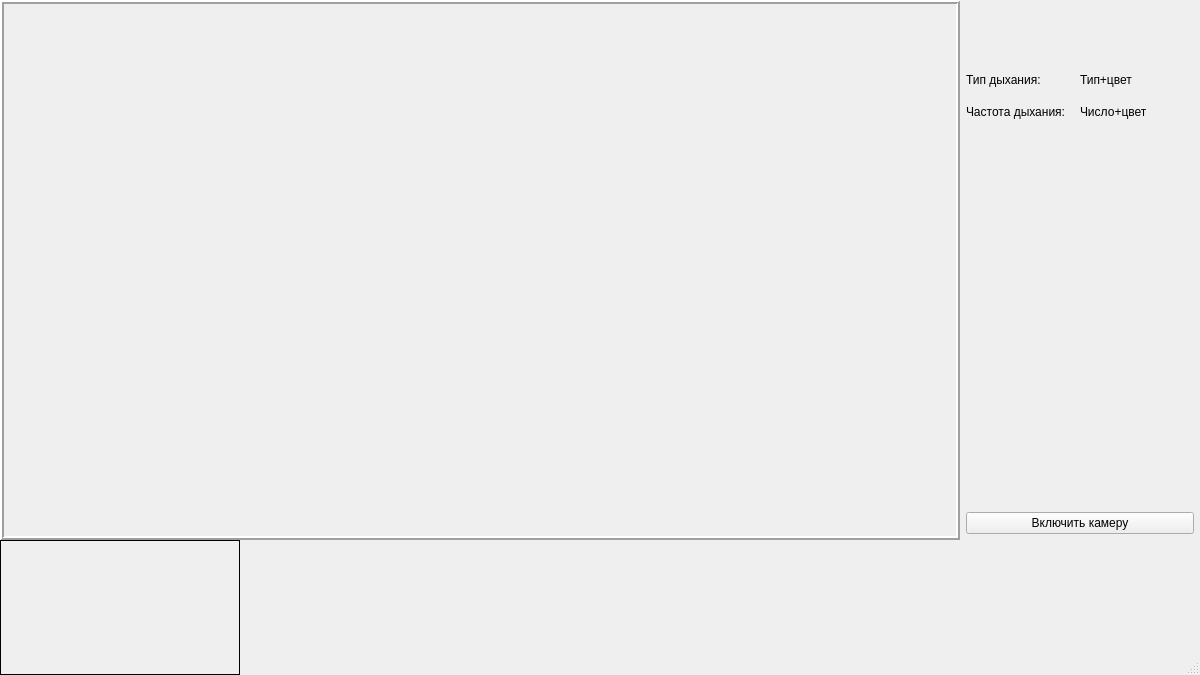
<?xml version="1.0" encoding="UTF-8"?>
<ui version="4.0">
 <class>MainWindow</class>
 <widget class="QMainWindow" name="MainWindow">
  <property name="geometry">
   <rect>
    <x>0</x>
    <y>0</y>
    <width>1200</width>
    <height>675</height>
   </rect>
  </property>
  <property name="sizePolicy">
   <sizepolicy hsizetype="Fixed" vsizetype="Fixed">
    <horstretch>0</horstretch>
    <verstretch>0</verstretch>
   </sizepolicy>
  </property>
  <property name="minimumSize">
   <size>
    <width>1200</width>
    <height>675</height>
   </size>
  </property>
  <property name="maximumSize">
   <size>
    <width>1200</width>
    <height>675</height>
   </size>
  </property>
  <property name="windowTitle">
   <string>MainWindow</string>
  </property>
  <widget class="QWidget" name="centralwidget">
   <property name="sizePolicy">
    <sizepolicy hsizetype="Preferred" vsizetype="Preferred">
     <horstretch>0</horstretch>
     <verstretch>0</verstretch>
    </sizepolicy>
   </property>
   <property name="minimumSize">
    <size>
     <width>1200</width>
     <height>675</height>
    </size>
   </property>
   <property name="maximumSize">
    <size>
     <width>1200</width>
     <height>675</height>
    </size>
   </property>
   <property name="baseSize">
    <size>
     <width>1200</width>
     <height>675</height>
    </size>
   </property>
   <property name="layoutDirection">
    <enum>Qt::LeftToRight</enum>
   </property>
   <property name="autoFillBackground">
    <bool>false</bool>
   </property>
   <layout class="QVBoxLayout" name="verticalLayout_6">
    <property name="spacing">
     <number>0</number>
    </property>
    <property name="leftMargin">
     <number>0</number>
    </property>
    <property name="topMargin">
     <number>0</number>
    </property>
    <property name="rightMargin">
     <number>0</number>
    </property>
    <property name="bottomMargin">
     <number>0</number>
    </property>
    <item>
     <layout class="QVBoxLayout" name="verticalLayout_5">
      <property name="spacing">
       <number>0</number>
      </property>
      <item>
       <layout class="QHBoxLayout" name="horizontalLayout_5">
        <property name="spacing">
         <number>0</number>
        </property>
        <item>
         <widget class="QFrame" name="gameFrame">
          <property name="sizePolicy">
           <sizepolicy hsizetype="Fixed" vsizetype="Fixed">
            <horstretch>0</horstretch>
            <verstretch>0</verstretch>
           </sizepolicy>
          </property>
          <property name="minimumSize">
           <size>
            <width>960</width>
            <height>540</height>
           </size>
          </property>
          <property name="maximumSize">
           <size>
            <width>960</width>
            <height>540</height>
           </size>
          </property>
          <property name="baseSize">
           <size>
            <width>0</width>
            <height>0</height>
           </size>
          </property>
          <property name="frameShape">
           <enum>QFrame::Box</enum>
          </property>
          <property name="frameShadow">
           <enum>QFrame::Raised</enum>
          </property>
          <property name="lineWidth">
           <number>2</number>
          </property>
          <property name="midLineWidth">
           <number>0</number>
          </property>
         </widget>
        </item>
        <item>
         <layout class="QVBoxLayout" name="verticalLayout_4" stretch="1,1,6,1">
          <property name="spacing">
           <number>0</number>
          </property>
          <property name="leftMargin">
           <number>6</number>
          </property>
          <property name="rightMargin">
           <number>6</number>
          </property>
          <property name="bottomMargin">
           <number>6</number>
          </property>
          <item>
           <spacer name="verticalSpacer_2">
            <property name="orientation">
             <enum>Qt::Vertical</enum>
            </property>
            <property name="sizeHint" stdset="0">
             <size>
              <width>20</width>
              <height>40</height>
             </size>
            </property>
           </spacer>
          </item>
          <item>
           <layout class="QVBoxLayout" name="verticalLayout_2">
            <property name="spacing">
             <number>0</number>
            </property>
            <property name="leftMargin">
             <number>0</number>
            </property>
            <property name="rightMargin">
             <number>0</number>
            </property>
            <item>
             <layout class="QHBoxLayout" name="horizontalLayout_3">
              <property name="spacing">
               <number>0</number>
              </property>
              <item>
               <widget class="QLabel" name="label">
                <property name="text">
                 <string>Тип дыхания: </string>
                </property>
                <property name="textFormat">
                 <enum>Qt::AutoText</enum>
                </property>
                <property name="scaledContents">
                 <bool>false</bool>
                </property>
                <property name="textInteractionFlags">
                 <set>Qt::NoTextInteraction</set>
                </property>
               </widget>
              </item>
              <item>
               <widget class="QLabel" name="breathType">
                <property name="text">
                 <string>Тип+цвет</string>
                </property>
               </widget>
              </item>
             </layout>
            </item>
            <item>
             <layout class="QHBoxLayout" name="horizontalLayout_4">
              <property name="spacing">
               <number>0</number>
              </property>
              <item>
               <widget class="QLabel" name="label_2">
                <property name="text">
                 <string>Частота дыхания: </string>
                </property>
                <property name="textInteractionFlags">
                 <set>Qt::NoTextInteraction</set>
                </property>
               </widget>
              </item>
              <item>
               <widget class="QLabel" name="breathRate">
                <property name="text">
                 <string>Число+цвет</string>
                </property>
               </widget>
              </item>
             </layout>
            </item>
           </layout>
          </item>
          <item>
           <spacer name="verticalSpacer">
            <property name="orientation">
             <enum>Qt::Vertical</enum>
            </property>
            <property name="sizeHint" stdset="0">
             <size>
              <width>20</width>
              <height>40</height>
             </size>
            </property>
           </spacer>
          </item>
          <item>
           <widget class="QPushButton" name="cameraButton">
            <property name="text">
             <string>Включить камеру</string>
            </property>
           </widget>
          </item>
         </layout>
        </item>
       </layout>
      </item>
      <item>
       <widget class="QFrame" name="cameraFrame">
        <property name="enabled">
         <bool>true</bool>
        </property>
        <property name="sizePolicy">
         <sizepolicy hsizetype="Preferred" vsizetype="Preferred">
          <horstretch>0</horstretch>
          <verstretch>0</verstretch>
         </sizepolicy>
        </property>
        <property name="minimumSize">
         <size>
          <width>240</width>
          <height>135</height>
         </size>
        </property>
        <property name="maximumSize">
         <size>
          <width>240</width>
          <height>135</height>
         </size>
        </property>
        <property name="sizeIncrement">
         <size>
          <width>0</width>
          <height>0</height>
         </size>
        </property>
        <property name="baseSize">
         <size>
          <width>0</width>
          <height>0</height>
         </size>
        </property>
        <property name="autoFillBackground">
         <bool>false</bool>
        </property>
        <property name="frameShape">
         <enum>QFrame::Box</enum>
        </property>
        <property name="frameShadow">
         <enum>QFrame::Plain</enum>
        </property>
       </widget>
      </item>
     </layout>
    </item>
   </layout>
  </widget>
  <widget class="QStatusBar" name="statusbar"/>
 </widget>
 <resources/>
 <connections/>
</ui>
